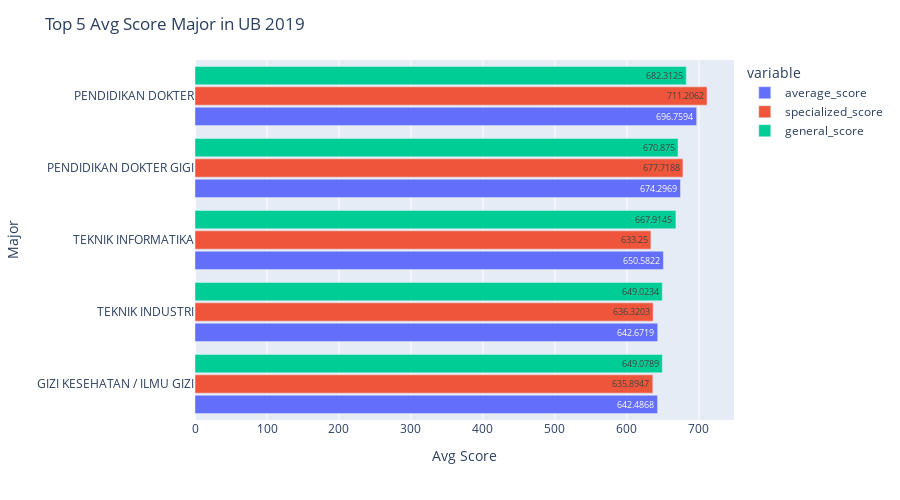

Notebook code for this chart:
### Code cell
fig = px.bar(data_frame=df_univ_braw_clear.groupby('first_major').mean().sort_values('average_score',ascending=False).head(5).reset_index(),x=['average_score','specialized_score','general_score'],y='first_major',text_auto=True,barmode='group',height=500)

fig.update_layout(showlegend=True,title='Top 5 Avg Score Major in UB 2019',xaxis_title='Avg Score',yaxis_title='Major',bargap=0.15,
bargroupgap=0.1,yaxis={'categoryorder':'total ascending'})

fig.show()

### Figure 1 — Plotly figure (JSON) as saved in the notebook; plotly's stock layout.template omitted (floating-point values rounded to 4 significant figures)
{"data": [{"alignmentgroup": "True", "hovertemplate": "variable=average_score<br>value=%{x}<br>first_major=%{y}<extra></extra>", "legendgroup": "average_score", "marker": {"color": "#636efa", "pattern": {"shape": ""}}, "name": "average_score", "offsetgroup": "average_score", "orientation": "h", "showlegend": true, "textposition": "auto", "texttemplate": "%{x}", "type": "bar", "x": [696.8, 674.3, 650.6, 642.7, 642.5], "xaxis": "x", "y": ["PENDIDIKAN DOKTER", "PENDIDIKAN DOKTER GIGI", "TEKNIK INFORMATIKA", "TEKNIK INDUSTRI", "GIZI KESEHATAN / ILMU GIZI"], "yaxis": "y"}, {"alignmentgroup": "True", "hovertemplate": "variable=specialized_score<br>value=%{x}<br>first_major=%{y}<extra></extra>", "legendgroup": "specialized_score", "marker": {"color": "#EF553B", "pattern": {"shape": ""}}, "name": "specialized_score", "offsetgroup": "specialized_score", "orientation": "h", "showlegend": true, "textposition": "auto", "texttemplate": "%{x}", "type": "bar", "x": [711.2, 677.7, 633.2, 636.3, 635.9], "xaxis": "x", "y": ["PENDIDIKAN DOKTER", "PENDIDIKAN DOKTER GIGI", "TEKNIK INFORMATIKA", "TEKNIK INDUSTRI", "GIZI KESEHATAN / ILMU GIZI"], "yaxis": "y"}, {"alignmentgroup": "True", "hovertemplate": "variable=general_score<br>value=%{x}<br>first_major=%{y}<extra></extra>", "legendgroup": "general_score", "marker": {"color": "#00cc96", "pattern": {"shape": ""}}, "name": "general_score", "offsetgroup": "general_score", "orientation": "h", "showlegend": true, "textposition": "auto", "texttemplate": "%{x}", "type": "bar", "x": [682.3, 670.9, 667.9, 649.0, 649.1], "xaxis": "x", "y": ["PENDIDIKAN DOKTER", "PENDIDIKAN DOKTER GIGI", "TEKNIK INFORMATIKA", "TEKNIK INDUSTRI", "GIZI KESEHATAN / ILMU GIZI"], "yaxis": "y"}], "layout": {"bargap": 0.15, "bargroupgap": 0.1, "barmode": "group", "height": 500, "legend": {"title": {"text": "variable"}, "tracegroupgap": 0}, "margin": {"t": 60}, "showlegend": true, "title": {"text": "Top 5 Avg Score Major in UB 2019"}, "xaxis": {"anchor": "y", "domain": [0, 1], "title": {"text": "Avg Score"}}, "yaxis": {"anchor": "x", "categoryorder": "total ascending", "domain": [0, 1], "title": {"text": "Major"}}}}
